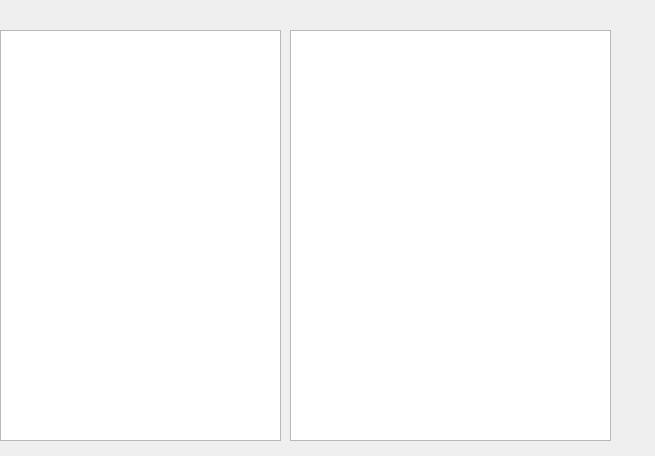
<?xml version="1.0" encoding="UTF-8"?>
<ui version="4.0">
 <class>MainWindow</class>
 <widget class="QMainWindow" name="MainWindow">
  <property name="geometry">
   <rect>
    <x>0</x>
    <y>0</y>
    <width>655</width>
    <height>456</height>
   </rect>
  </property>
  <property name="contextMenuPolicy">
   <enum>Qt::CustomContextMenu</enum>
  </property>
  <property name="windowTitle">
   <string>SlideShow</string>
  </property>
  <property name="autoFillBackground">
   <bool>false</bool>
  </property>
  <widget class="QWidget" name="centralWidget">
   <widget class="QLabel" name="imageLabel">
    <property name="geometry">
     <rect>
      <x>300</x>
      <y>190</y>
      <width>67</width>
      <height>17</height>
     </rect>
    </property>
    <property name="contextMenuPolicy">
     <enum>Qt::CustomContextMenu</enum>
    </property>
    <property name="text">
     <string/>
    </property>
   </widget>
   <widget class="QListWidget" name="currentList">
    <property name="geometry">
     <rect>
      <x>0</x>
      <y>30</y>
      <width>281</width>
      <height>411</height>
     </rect>
    </property>
   </widget>
   <widget class="QListWidget" name="doneList">
    <property name="geometry">
     <rect>
      <x>290</x>
      <y>30</y>
      <width>321</width>
      <height>411</height>
     </rect>
    </property>
   </widget>
  </widget>
 </widget>
 <layoutdefault spacing="6" margin="11"/>
 <resources/>
 <connections/>
</ui>
